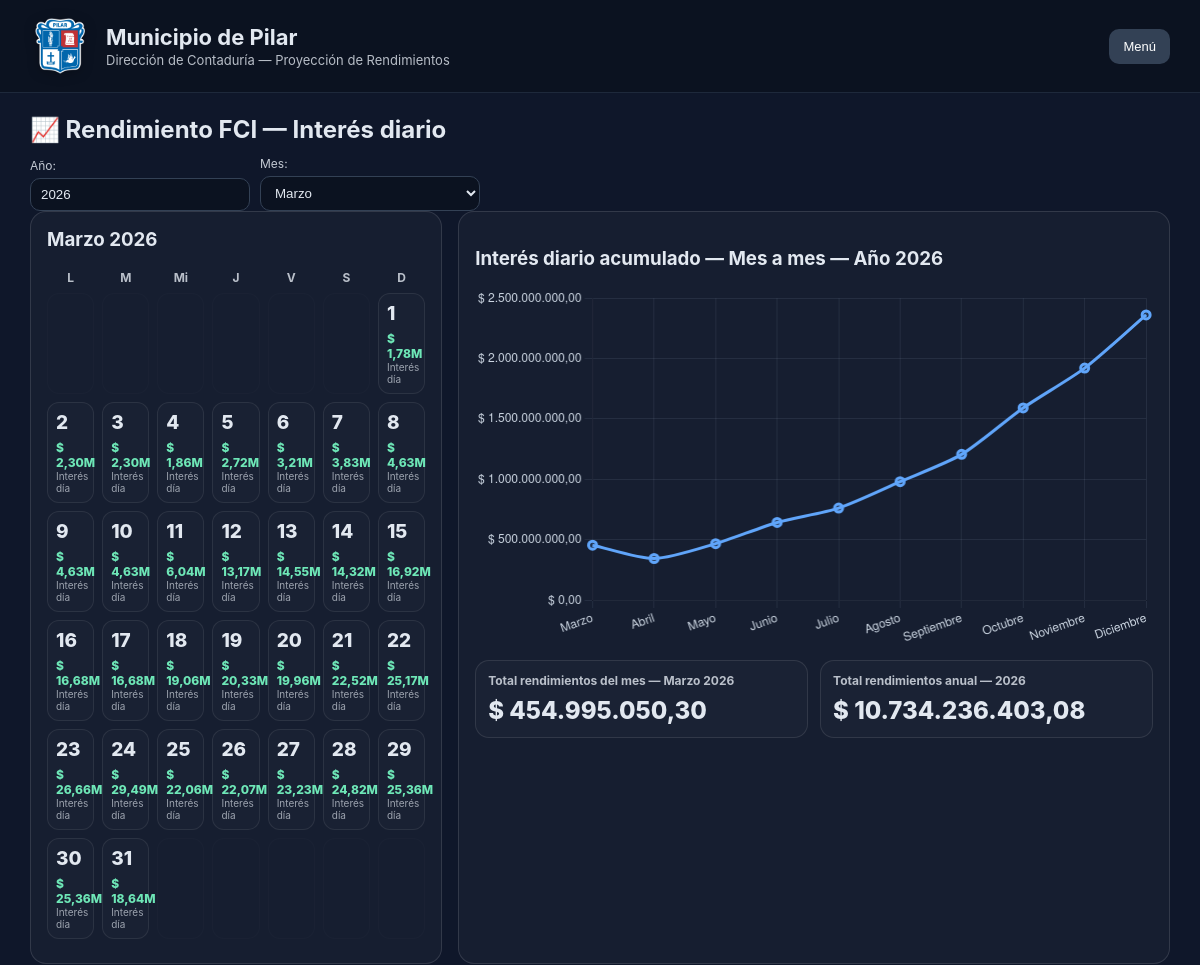
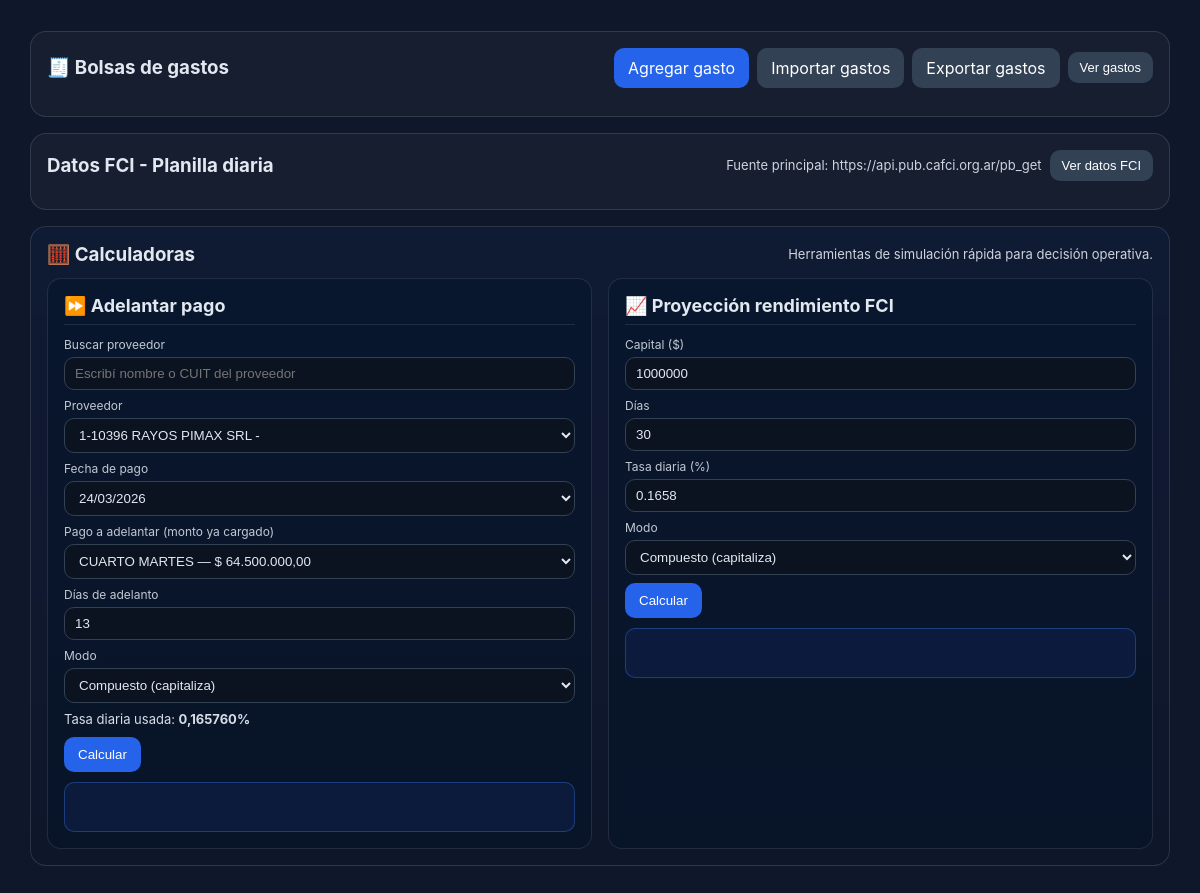
Screenshot of / (signed in) with the database file from the repository (2 pictures, top to bottom).
### dashboard/models.py (models this page shows, shortened)
class DailyProjection(models.Model):
	scenario = models.ForeignKey(Scenario, on_delete=models.CASCADE, related_name="daily_projections")
	projection_date = models.DateField()
	caja_inicial = models.DecimalField(max_digits=20, decimal_places=2, null=True, blank=True)
	gastos_proyectados_excel = models.DecimalField(max_digits=20, decimal_places=2, null=True, blank=True)
	ingresos_financieros_excel = models.DecimalField(max_digits=20, decimal_places=2, null=True, blank=True)
	rescate_fci = models.DecimalField(max_digits=20, decimal_places=2, null=True, blank=True)
	interes_diario_excel = models.DecimalField(max_digits=20, decimal_places=2, null=True, blank=True)
	inversiones_fci = models.DecimalField(max_digits=20, decimal_places=2, null=True, blank=True)
	intereses_acumulados = models.DecimalField(max_digits=20, decimal_places=2, null=True, blank=True)
	intereses_recuperado = models.DecimalField(max_digits=20, decimal_places=2, null=True, blank=True)
	total_excel = models.DecimalField(max_digits=20, decimal_places=2, null=True, blank=True)
	created_at = models.DateTimeField(auto_now_add=True)
	updated_at = models.DateTimeField(auto_now=True)
	class Meta:
		ordering = ["projection_date"]
		unique_together = ("scenario", "projection_date")

### dashboard/views.py (the view, shortened to what this page needs)
# urls.py: path("", views.dashboard_home, name="home"),
@login_required
def dashboard_home(request):
	scenario = resolve_default_scenario()
	if not scenario:
		return render(request, "dashboard/home.html", {"no_data": True})
	provider_qs = scenario.expenses.values_list("provider_id", flat=True).distinct()
	period_form = DashboardFilterForm(
		request.GET or None,
		year=scenario.year,
		start_month=scenario.start_month,
	)
	expense_filter_form = ExpenseFilterForm(
		request.GET or None,
		provider_queryset=Provider.objects.filter(id__in=provider_qs),
	)
	selected_year = scenario.year
	selected_month = scenario.start_month
	selected_provider = None
	selected_payment_date = None
	if period_form.is_valid():
		selected_year = period_form.cleaned_data["year"]
		selected_month = int(period_form.cleaned_data["month"])
	if expense_filter_form.is_valid():
		selected_provider = expense_filter_form.cleaned_data.get("provider")
		selected_payment_date = expense_filter_form.cleaned_data.get("payment_date")
	requested_sort = request.GET.get("sort")
	requested_dir = request.GET.get("dir", "asc")
	allowed_sorts = {
		"payment_date",
		"payment_label",
		"provider",
		"nueva_clasificacion",
		"source_tag",
		"amount",
	}
	effective_sort = requested_sort if requested_sort in allowed_sorts else ""
	effective_dir = "desc" if requested_dir == "desc" else "asc"
	def _next_dir_for(field_name):
		if effective_sort == field_name and effective_dir == "asc":
			return "desc"
		return "asc"
	cash_rows = build_year_cash_projection(scenario=scenario, year=selected_year)
	month_rows = [row for row in cash_rows if row["mes"] == selected_month]
	monthly_summary = monthly_interest_summary(cash_rows, scenario.start_month)
	calendar_payload = get_month_calendar_payload(cash_rows, selected_year, selected_month)
	expense_qs, expense_total = filtered_expenses(
		scenario=scenario,
		year=selected_year,
		month=selected_month,
		provider=selected_provider,
		payment_date=selected_payment_date,
		sort_field=effective_sort or None,
		sort_dir=effective_dir,
	)
	expense_change_logs = scenario.expense_change_logs.select_related("changed_by", "expense", "expense__provider")[:120]
	monthly_incomes = IncomeEntry.objects.filter(
		scenario=scenario,
		entry_date__year=selected_year,
		entry_date__month=selected_month,
	).order_by("entry_date")
	income_total = monthly_incomes.aggregate(total=Sum("amount"))["total"] or Decimal("0")
	calc_expenses_qs = (
		Expense.objects.filter(
			scenario=scenario,
			year=selected_year,
			month=selected_month,
		)
		.select_related("provider")
		.exclude(payment_date__isnull=True)
		.exclude(amount=0)
		.order_by("provider__name", "payment_date", "payment_label", "id")
	)
	calc_expense_options = [
		{
			"id": exp.id,
			"provider": exp.provider.name.strip() if exp.provider and exp.provider.name else "",
			"payment_date": exp.payment_date,
			"payment_label": (exp.payment_label or "").strip(),
			"amount": float(exp.amount or 0),
		}
		for exp in calc_expenses_qs[:1000]
	]
	chart_labels = [x["mes_nombre"] for x in monthly_summary]
	chart_values = [float(x["interes_mes"] or 0) for x in monthly_summary]
	context = {
		"scenario": scenario,
		"period_form": period_form,
		"expense_filter_form": expense_filter_form,
		"month_name": MONTH_NAME_ES[selected_month],
		"selected_year": selected_year,
		"selected_month": selected_month,
		"calendar_payload": calendar_payload,
		"month_rows": month_rows,
		"monthly_summary": monthly_summary,
		"chart_labels": chart_labels,
		"chart_values": chart_values,
		"expense_rows": expense_qs[:250],
		"expense_total": expense_total,
		"expense_change_logs": expense_change_logs,
		"income_rows": monthly_incomes[:250],
		"income_total": income_total,
		"total_mes": _sum_interest(month_rows),
		"total_anual": _sum_interest(cash_rows),
		"daily_rate_pct": float(scenario.daily_interest_rate * Decimal("100")),
		"daily_rate_pct_input": f"{(scenario.daily_interest_rate * Decimal('100')):.4f}",
		"adelanto_daily_rate_decimal": f"{scenario.daily_interest_rate:.6f}",
		"calc_expense_options": calc_expense_options,
		"expense_sort": effective_sort,
		"expense_dir": effective_dir,
		"next_dir_payment_date": _next_dir_for("payment_date"),
		"next_dir_payment_label": _next_dir_for("payment_label"),
		"next_dir_provider": _next_dir_for("provider"),
		"next_dir_nueva_clasificacion": _next_dir_for("nueva_clasificacion"),
		"next_dir_source_tag": _next_dir_for("source_tag"),
		"next_dir_amount": _next_dir_for("amount"),
		"today": date.today(),
	}
	context.update(_build_cafci_context(request))
	estimated_rate_decimal = context.get("cafci_1822_estimated_rate_decimal")
	if estimated_rate_decimal is not None:
		context["daily_rate_pct"] = float(estimated_rate_decimal * Decimal("100"))
		context["daily_rate_pct_input"] = f"{(estimated_rate_decimal * Decimal('100')):.4f}"
		context["adelanto_daily_rate_decimal"] = f"{estimated_rate_decimal:.10f}".rstrip("0").rstrip(".")
	return render(request, "dashboard/home.html", context)

### dashboard/templates/dashboard/home.html (shortened to what this page needs)
{% extends 'base.html' %}
{% load dashboard_tags %}
{% block content %}
{% if no_data %}
<section class="panel panel-narrow">
  <h2>Sin datos importados</h2>
  <p>Importá el Excel inicial para comenzar a operar.</p>
  {% if user.is_staff %}
    <a href="{% url 'dashboard:import_excel' %}" class="btn-primary">Importar Excel</a>
  {% endif %}
</section>
{% else %}
<section class="dashboard-head">
  <h2>📈 Rendimiento FCI — Interés diario</h2>
  <form method="get" class="filter-grid filter-grid--period" id="periodFilterForm">
    <div class="form-row">{{ period_form.year.label_tag }}{{ period_form.year }}</div>
    <div class="form-row">{{ period_form.month.label_tag }}{{ period_form.month }}</div>
  </form>
</section>
<section class="main-grid">
  <aside class="panel cal-panel">
    <h3>{{ month_name }} {{ selected_year }}</h3>
    <div class="mini-dow">
      {% for d in calendar_payload.dow_labels %}<div>{{ d }}</div>{% endfor %}
    </div>
    {% for week in calendar_payload.weeks %}
      <div class="mini-week">
      {% for day in week %}
        <div class="mini-cell {% if not day.in_month %}mini-off{% endif %}">
          {% if day.in_month %}
            <div class="mini-day">{{ day.date.day }}</div>
            <div class="mini-num {% if day.interes|default_if_none:0 >= 0 %}pos{% else %}neg{% endif %}">
              {% if day.interes == None %}—{% else %}$ {{ day.interes|money_compact_ar }}{% endif %}
            </div>
            <div class="mini-sub">Interés día</div>
          {% endif %}
        </div>
      {% endfor %}
      </div>
    {% endfor %}
  </aside>
  <div class="panel chart-panel">
    <h3>Interés diario acumulado — Mes a mes — Año {{ selected_year }}</h3>
    <div class="chart-wrap">
      <canvas id="chartInteresMes"></canvas>
    </div>
    <div class="chart-kpi-grid">
      <article class="kpi-card">
        <h4>Total rendimientos del mes — {{ month_name }} {{ selected_year }}</h4>
        <p>$ {{ total_mes|money_ar }}</p>
      </article>
      <article class="kpi-card">
        <h4>Total rendimientos anual — {{ selected_year }}</h4>
        <p>$ {{ total_anual|money_ar }}</p>
      </article>
    </div>
  </div>
</section>
<section class="panel panel-collapsible" id="expensePanel" data-panel-name="expense">
  <div class="panel-title-row">
    <h3>🧾 Bolsas de gastos</h3>
    <div class="panel-actions">
      {% if perms.dashboard.add_expense %}
      <a
        href="{% url 'dashboard:expense_create' %}?year={{ selected_year }}&month={{ selected_month }}"
        class="btn-primary"
      >
        Agregar gasto
      </a>
      <a
        href="{% url 'dashboard:expense_import_excel' %}?year={{ selected_year }}&month={{ selected_month }}"
        class="btn-secondary"
      >
        Importar gastos
      </a>
      {% endif %}
      <a
        href="{% url 'dashboard:expense_export_excel' %}?year={{ selected_year }}&month={{ selected_month }}"
        class="btn-secondary"
      >
        Exportar gastos
      </a>
      <button
        id="toggleExpensePanel"
        type="button"
        class="btn-secondary btn-toggle-panel"
        aria-controls="expensePanelContent"
        aria-expanded="false"
      >
      </button>
    </div>
  </div>
</section>
<section class="panel panel-cafci">
  <div class="panel-title-row">
    <h3>Datos FCI - Planilla diaria</h3>
    <div class="panel-actions">
      <p class="section-meta section-meta--inline">Fuente principal: https://api.pub.cafci.org.ar/pb_get</p>
      <button
        id="toggleCafciPanel"
        type="button"
        class="btn-secondary btn-toggle-panel"
        aria-controls="cafciPanelContent"
        aria-expanded="false"
      >
      </button>
    </div>
  </div>
</section>
<section class="panel panel-calculators">
  <div class="panel-title-row">
    <h3>🧮 Calculadoras</h3>
    <p class="section-meta section-meta--inline">Herramientas de simulación rápida para decisión operativa.</p>
  </div>
  <div class="double-grid">
    <article class="calc-box calc-box--adelanto">
      <h4>⏩ Adelantar pago</h4>
      <div class="form-row">
        <label for="adelantoProveedorSearch">Buscar proveedor</label>
        <input id="adelantoProveedorSearch" type="text" placeholder="Escribí nombre o CUIT del proveedor">
      </div>
      <div class="form-row">
        <label for="adelantoProveedor">Proveedor</label>
        <select id="adelantoProveedor"></select>
      </div>
      <div class="form-row">
        <label for="adelantoFechaPago">Fecha de pago</label>
        <select id="adelantoFechaPago"></select>
      </div>
      <div class="form-row">
        <label for="adelantoPago">Pago a adelantar (monto ya cargado)</label>
        <select id="adelantoPago"></select>
      </div>
      <div class="form-row">
        <label for="adelantoDias">Días de adelanto</label>
        <input id="adelantoDias" type="number" min="0" max="365" value="0">
      </div>
      <div class="form-row">
        <label for="adelantoModo">Modo</label>
        <select id="adelantoModo">
          <option>Compuesto (capitaliza)</option>
        </select>
      </div>
      <p class="section-meta section-meta--hint">Tasa diaria usada: <strong>{{ daily_rate_pct|floatformat:6 }}%</strong></p>
      <div class="calc-actions">
        <button type="button" class="btn-primary" data-rate-decimal="{{ adelanto_daily_rate_decimal }}" onclick="calcAdelantoFromButton(this)">Calcular</button>
      </div>
      <div id="adelantoResultado" class="calc-result"></div>
    </article>
    <article class="calc-box calc-box--fci">
      <h4>📈 Proyección rendimiento FCI</h4>
      <div class="form-row">
        <label for="fciCapital">Capital ($)</label>
        <input id="fciCapital" type="number" min="0" step="100000" value="1000000">
      </div>
      <div class="form-row">
        <label for="fciDias">Días</label>
        <input id="fciDias" type="number" min="0" max="3650" value="30">
      </div>
      <div class="form-row">
        <label for="fciTasa">Tasa diaria (%)</label>
        <input id="fciTasa" type="number" min="0" step="0.0001" value="{{ daily_rate_pct_input }}">
      </div>
      <div class="form-row">
        <label for="fciModo">Modo</label>
        <select id="fciModo">
          <option>Compuesto (capitaliza)</option>
        </select>
      </div>
      <div class="calc-actions">
        <button type="button" class="btn-primary" onclick="calcFCI()">Calcular</button>
      </div>
      <div id="fciResultado" class="calc-result"></div>
    </article>
  </div>
</section>
{% endif %}
{% endblock %}
{% block scripts %}
{% if not no_data %}
<script>
  // Fallback local para asegurar el toggle aunque haya cache de static JS.
  (function bindExpenseToggle() {
    const toggleButton = document.getElementById('toggleExpensePanel');
    const panelContent = document.getElementById('expensePanelContent');
    if (!toggleButton || !panelContent) return;
    if (toggleButton.dataset.boundToggle === '1') return;
    const setExpanded = (expanded) => {
      toggleButton.setAttribute('aria-expanded', expanded ? 'true' : 'false');
      toggleButton.textContent = expanded ? 'Ocultar gastos' : 'Ver gastos';
      panelContent.hidden = !expanded;
    };
    setExpanded(false);
    toggleButton.dataset.boundToggle = '1';
    toggleButton.addEventListener('click', () => {
      const isExpanded = toggleButton.getAttribute('aria-expanded') === 'true';
      setExpanded(!isExpanded);
    });
  })();
  (function bindCafciToggle() {
    const toggleButton = document.getElementById('toggleCafciPanel');
    const panelContent = document.getElementById('cafciPanelContent');
    if (!toggleButton || !panelContent) return;
    if (toggleButton.dataset.boundToggle === '1') return;
    const setExpanded = (expanded) => {
      toggleButton.setAttribute('aria-expanded', expanded ? 'true' : 'false');
      toggleButton.textContent = expanded ? 'Ocultar datos externos' : 'Ver datos externos';
      panelContent.hidden = !expanded;
    };
    setExpanded(false);
    toggleButton.dataset.boundToggle = '1';
    toggleButton.addEventListener('click', () => {
      const isExpanded = toggleButton.getAttribute('aria-expanded') === 'true';
      setExpanded(!isExpanded);
    });
  })();
  const labels = JSON.parse(document.getElementById('chart-labels').textContent);
  const values = JSON.parse(document.getElementById('chart-values').textContent);
  renderInteresChart('chartInteresMes', labels, values);
  const calcOptionsEl = document.getElementById('calc-expense-options');
  const calcOptions = calcOptionsEl ? JSON.parse(calcOptionsEl.textContent) : [];
  initAdelantoCalculator(calcOptions);
  const periodForm = document.getElementById('periodFilterForm');
  if (periodForm) {
    periodForm.querySelectorAll('select, input').forEach((el) => {
      el.addEventListener('change', () => periodForm.submit());
    });
  }
  if (typeof initExpensePanelToggle === 'function') {
    initExpensePanelToggle();
  }
  if (typeof initCafciPanelToggle === 'function') {
    initCafciPanelToggle();
  }
</script>
{% endif %}
{% endblock %}

### rows the page displays
DailyProjection: interes "1,78M"
DailyProjection: interes "2,30M"
DailyProjection: interes "2,30M"
DailyProjection: interes "1,86M"
DailyProjection: interes "2,72M"
DailyProjection: interes "3,21M"
DailyProjection: interes "3,83M"
DailyProjection: interes "4,63M"
DailyProjection: interes "4,63M"
DailyProjection: interes "4,63M"
DailyProjection: interes "6,04M"
DailyProjection: interes "13,17M"
DailyProjection: interes "14,55M"
DailyProjection: interes "14,32M"
DailyProjection: interes "16,92M"
DailyProjection: interes "16,68M"
DailyProjection: interes "16,68M"
DailyProjection: interes "19,06M"
DailyProjection: interes "20,33M"
DailyProjection: interes "19,96M"
DailyProjection: interes "22,52M"
DailyProjection: interes "25,17M"
DailyProjection: interes "26,66M"
DailyProjection: interes "29,49M"
DailyProjection: interes "22,06M"
DailyProjection: interes "22,07M"
DailyProjection: interes "23,23M"
DailyProjection: interes "24,82M"
DailyProjection: interes "25,36M"
DailyProjection: interes "25,36M"
DailyProjection: interes "18,64M"

### other values shown
{{ period_form.year.label_tag }} "Año:"
{{ period_form.month.label_tag }} "Mes:"
{{ month_name }} "Marzo"
{{ selected_year }} "2026"
{{ d }} "L" "M" "Mi" "J" "V" "S" "D"
{{ day.date.day }} "1" "2" "3" "4" "5" "6" "7" "8" "9" "10" "11" "12" "13" "14" "15" "16" "17" "18" "19" "20" "21" "22" "23" "24" "25" "26" "27" "28" "29" "30" "31"
{{ total_mes|money_ar }} "454.995.050,30"
{{ total_anual|money_ar }} "10.734.236.403,08"
{{ daily_rate_pct|floatformat:6 }} "0,165760"
